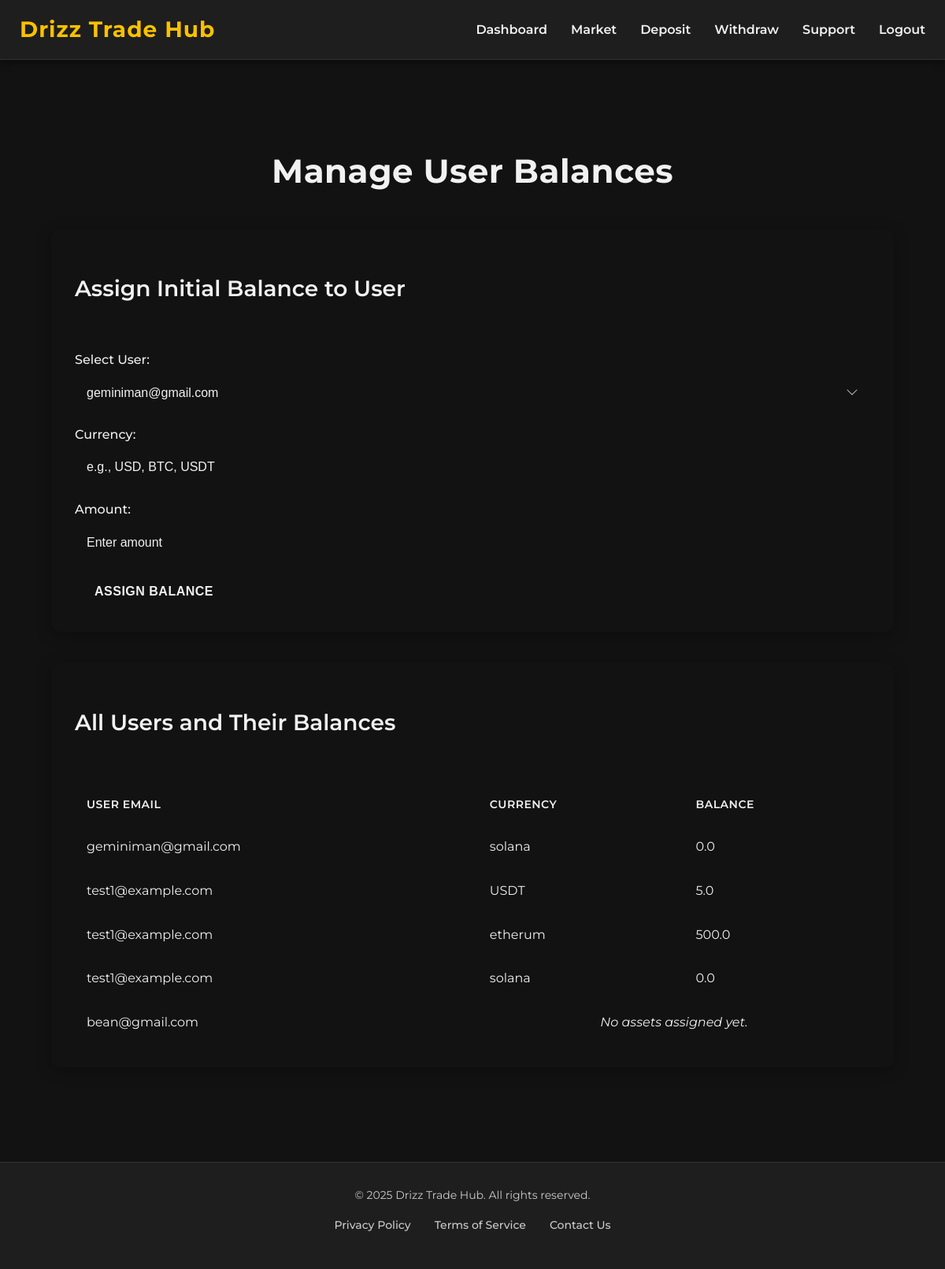
Page /admin/initial_balances (signed in) on the committed database.
### models.py (models this page shows, shortened)
class User(db.Model, UserMixin):
    id = db.Column(db.Integer, primary_key=True)
    email = db.Column(db.String(120), unique=True, nullable=False)
    password_hash = db.Column(db.String(128), nullable=False)
    confirmed = db.Column(db.Boolean, default=False)
    kyc_verified = db.Column(db.Boolean, default=False)
    is_admin = db.Column(db.Boolean, default=False)

class Asset(db.Model):
    id = db.Column(db.Integer, primary_key=True)
    user_id = db.Column(db.Integer, db.ForeignKey('user.id'), nullable=False)
    currency = db.Column(db.String(10), nullable=False)  # BTC, ETH, USD
    balance = db.Column(db.Float, default=0.0)
    user = db.relationship('User', backref='assets')  # ✅ Add this line
    __table_args__ = (db.UniqueConstraint('user_id', 'currency', name='uix_user_currency'),)

### routes.py (the view, shortened to what this page needs)
@app.route('/admin/initial_balances', methods=['GET', 'POST'])
def admin_initial_balances():
    if not session.get('admin_logged_in'):
        flash('Access denied.', 'danger')
        return redirect(url_for('admin_login'))
    users = User.query.filter(User.is_admin == False).all()
    return render_template('admin_initial_balances.html', users=users)

### app.py (called while the page is built)
@app.context_processor
def inject_user():
    return dict(current_user=current_user)

### models.py (called while the page is built)
@login_manager.user_loader
def load_user(user_id):
    return User.query.get(int(user_id))

### templates/admin_initial_balances.html (shortened to what this page needs)
{% extends "layout.html" %}
{% block content %}
<div class="admin-dashboard-container">
    <h1 class="admin-dashboard-title">Manage User Balances</h1>
    <div class="admin-section-card">
        <h2 class="admin-section-heading">Assign Initial Balance to User</h2>
        <form method="POST" class="admin-form">
            <div class="form-group">
                <label for="user_id" class="form-label">Select User:</label>
                <select name="user_id" id="user_id" class="form-input form-select" required>
                    {% for user in users %}
                        <option value="{{ user.id }}">{{ user.email }}</option>
                    {% endfor %}
                </select>
            </div>
            <div class="form-group">
                <label for="currency" class="form-label">Currency:</label>
                <input type="text" name="currency" id="currency" class="form-input" required placeholder="e.g., USD, BTC, USDT">
            </div>
            <div class="form-group">
                <label for="amount" class="form-label">Amount:</label>
                <input type="number" step="any" name="amount" id="amount" class="form-input" required placeholder="Enter amount">
            </div>
            <button type="submit" class="button primary admin-form-button">Assign Balance</button>
        </form>
    </div>
    <div class="admin-section-card">
        <h2 class="admin-section-heading">All Users and Their Balances</h2>
        {% if users %}
        <div class="table-responsive">
            <table class="data-table">
                <thead>
                    <tr>
                        <th>User Email</th>
                        <th>Currency</th>
                        <th>Balance</th>
                    </tr>
                </thead>
                <tbody>
                    {% for user in users %}
                        {% for asset in user.assets %}
                            <tr>
                                <td>{{ user.email }}</td>
                                <td>{{ asset.currency }}</td>
                                <td>{{ asset.balance | round(8) }}</td>
                            </tr>
                        {% endfor %}
                        {% if not user.assets %}
                            <tr>
                                <td>{{ user.email }}</td>
                                <td colspan="2" class="text-muted no-data-message-cell">No assets assigned yet.</td>
                            </tr>
                        {% endif %}
                    {% endfor %}
                </tbody>
            </table>
        </div>
        {% else %}
        <p class="no-data-message">No users found to display balances for.</p>
        {% endif %}
    </div>
</div>
{% endblock %}

### static/css/styles.css (style rules this page uses)
body { background: #0e1117; font-family: 'Poppins', sans-serif; color: #fff; margin: 0; padding: 0; }
body { background-color: #121212; color: #f1f1f1; font-family: 'Montserrat', 'Segoe UI', Arial, sans-serif; margin: 0; padding: 0; box-sizing: border-box; line-height: 1.6; }
h1, h2, h3, h4, h5, h6 { color: #f9c100; font-family: 'Montserrat', sans-serif; font-weight: 600; }

### templates/admin_initial_balances.html (style rules this page uses)
.admin-dashboard-container { padding: 40px; background-color: var(--background-color); color: var(--text-color-primary); min-height: calc(100vh - var(--header-height, 0px) - var(--footer-height, 0px)); font-family: 'Montserrat', sans-serif; }
.admin-dashboard-title { font-size: 42px; color: var(--accent-color); margin-bottom: 40px; text-align: center; font-weight: 700; letter-spacing: 0.5px; }
.admin-section-card { background-color: var(--card-background-color); border-radius: 12px; box-shadow: 0 4px 20px rgba(0, 0, 0, 0.3); padding: 30px; margin-bottom: 40px; border: 1px solid var(--border-color); }
.admin-section-heading { font-size: 28px; color: var(--text-color-primary); margin-bottom: 25px; border-bottom: 2px solid var(--accent-color); padding-bottom: 10px; display: inline-block; }
.admin-form { margin-top: 20px; }
.form-group { margin-bottom: 20px; text-align: left; }
.form-label { display: block; font-size: 16px; color: var(--text-color-primary); margin-bottom: 8px; font-weight: 500; }
.form-input { width: 100%; padding: 12px 15px; border: 1px solid var(--input-border-color); border-radius: 8px; background-color: var(--input-background-color); color: var(--text-color-primary); font-size: 16px; transition: border-color 0.3s ease, box-shadow 0.3s ease; box-sizing: border-box; }
.form-input::placeholder { color: var(--text-color-placeholder); }
.form-select { appearance: none; -webkit-appearance: none; -moz-appearance: none; background-repeat: no-repeat; background-position: right 15px center; background-size: 16px; padding-right: 40px; cursor: pointer; }
.form-select option { background-color: var(--card-background-color); color: var(--text-color-primary); }
.admin-form-button { width: auto; padding: 12px 25px; font-size: 16px; font-weight: 600; border-radius: 8px; cursor: pointer; transition: background-color 0.3s ease, transform 0.2s ease, box-shadow 0.3s ease; text-transform: uppercase; letter-spacing: 0.5px; background-color: var(--accent-color); color: var(--text-color-dark); border: none; }
.table-responsive { overflow-x: auto; }
.data-table { width: 100%; border-collapse: collapse; margin-top: 20px; background-color: var(--input-background-color); border-radius: 8px; overflow: hidden; }
.data-table th, .data-table td { padding: 15px; text-align: left; border-bottom: 1px solid var(--border-color); color: var(--text-color-primary); vertical-align: middle; }
.data-table thead th { background-color: var(--background-color); color: var(--accent-color); font-weight: 600; text-transform: uppercase; font-size: 14px; letter-spacing: 0.5px; }
.data-table tbody tr:nth-child(even) { background-color: var(--card-background-color); }
.no-data-message-cell { text-align: center !important; font-style: italic; color: var(--text-color-light); }

### rows in the picture
User: email "geminiman@gmail.com"
Asset: currency "solana", balance "0.0"
User: email "test1@example.com"
Asset: currency "USDT", balance "5.0"
Asset: currency "etherum", balance "500.0"
Asset: currency "solana", balance "0.0"
User: email "bean@gmail.com"

### other values in the picture
form field user_id "geminiman@gmail.com"
